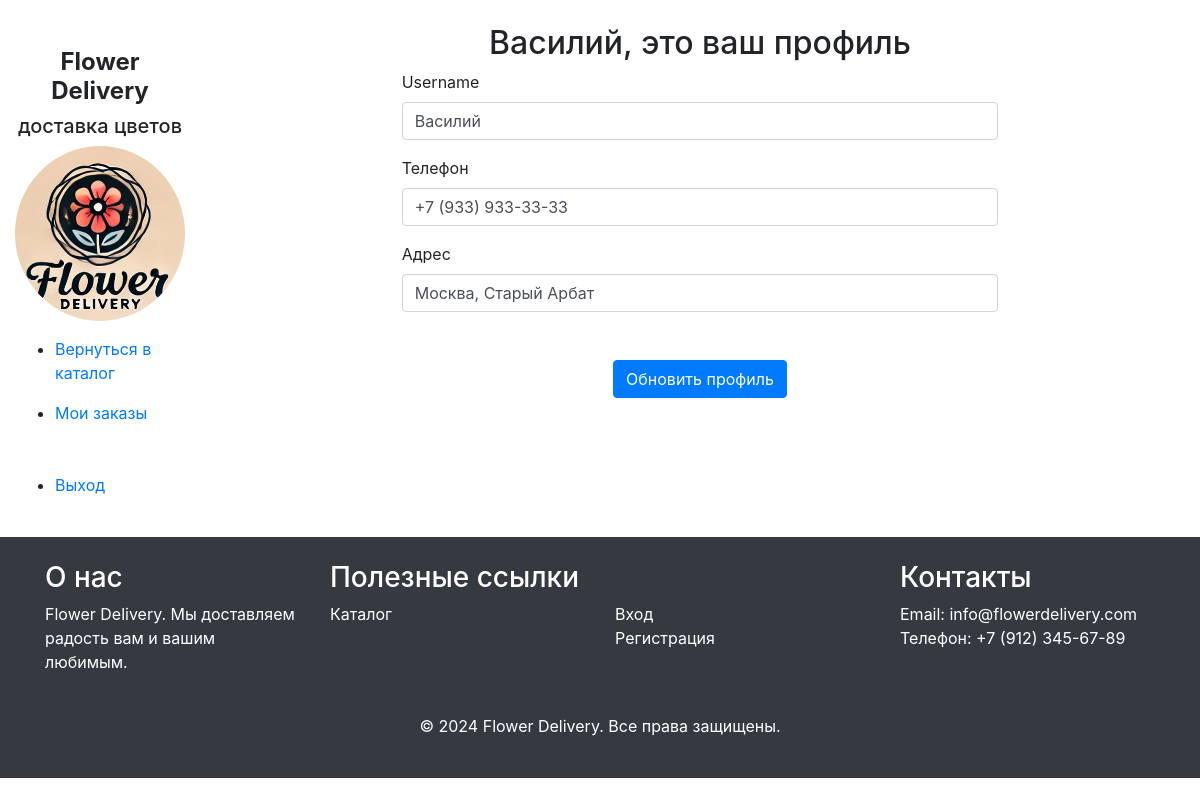
The page /users/profile/ (signed in) on the database its author committed.
### users/models.py (models this page shows, shortened)
class CustomUser(AbstractUser):
    email = models.EmailField(_('email address'), unique=True)
    phone = models.CharField(max_length=25, blank=True, null=True)
    address = models.TextField(blank=True, null=True)
    USERNAME_FIELD = 'email'
    REQUIRED_FIELDS = ['username']  # Имя пользователя будет обязательным

### users/views.py (the view)
# urls.py: path('profile/', views.profile, name='profile'),
@login_required
def profile(request):
    if request.method == 'POST':
        form = CustomUserChangeForm(request.POST, instance=request.user)
        if form.is_valid():
            form.save()
            messages.success(request, 'Профиль обновлен')
            return redirect('users:profile')
    else:
        form = CustomUserChangeForm(instance=request.user)
    return render(request, 'users/profile.html', {'form': form})

### users/forms.py
class CustomUserChangeForm(UserChangeForm):
    class Meta:
        model = CustomUser
        fields = ('username', 'phone', 'address')  # Указываем необходимые поля
    def __init__(self, *args, **kwargs):
        super(CustomUserChangeForm, self).__init__(*args, **kwargs)
        if 'password' in self.fields:
            del self.fields['password']  # Удаляем поле "Пароль", если оно добавляется автоматически

### users/templates/users/profile.html (shortened to what this page needs)
{% extends 'users/user_layout.html' %}
{% block content %}
<div class="container mt-4">
    <h2 class="text-center">{{ request.user.username }}, это ваш профиль</h2>
    <form method="post" class="needs-validation" novalidate>
        {% for field in form %}
        <div class="form-group col-md-8 mx-auto">
            <label for="{{ field.id_for_label }}">
                {% if field.name == 'phone' %}
                    Телефон
                {% elif field.name == 'address' %}
                    Адрес
                {% else %}
                    {{ field.label|capfirst }}
                {% endif %}
            </label>
            <input type="{{ field.field.widget.input_type }}" name="{{ field.name }}" class="form-control {% if field.errors %}is-invalid{% endif %}" id="{{ field.id_for_label }}" value="{{ field.value|default_if_none:"" }}">
        </div>
        {% endfor %}
        <div class="text-center mt-5">
            <button type="submit" class="btn btn-primary">Обновить профиль</button>
        </div>
    </form>
</div>
{% endblock %}

### static/css/style.css (style rules this page uses)
body { font-family: Arial, sans-serif; line-height: 1.6; margin: 0; padding: 0; }

### rows shown on the page
CustomUser: user.username "Василий", username "Василий" "+7 (933) 933-33-33" "Москва, Старый Арбат"

### other values the page prints
{{ field.label|capfirst }} "Username"
